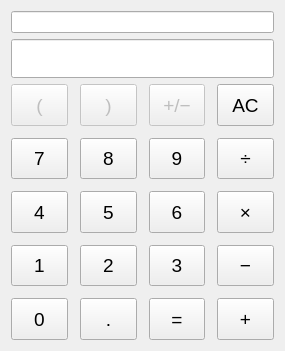
<?xml version="1.0" encoding="UTF-8"?>
<ui version="4.0">
 <class>QCalcWidget</class>
 <widget class="QWidget" name="QCalcWidget">
  <property name="geometry">
   <rect>
    <x>0</x>
    <y>0</y>
    <width>285</width>
    <height>351</height>
   </rect>
  </property>
  <property name="windowTitle">
   <string>Form</string>
  </property>
  <layout class="QVBoxLayout" name="verticalLayout_2">
   <property name="sizeConstraint">
    <enum>QLayout::SetMinimumSize</enum>
   </property>
   <item>
    <widget class="QLineEdit" name="mHistory">
     <property name="alignment">
      <set>Qt::AlignRight|Qt::AlignTrailing|Qt::AlignVCenter</set>
     </property>
     <property name="readOnly">
      <bool>true</bool>
     </property>
    </widget>
   </item>
   <item>
    <widget class="QLineEdit" name="mLineEdit">
     <property name="sizePolicy">
      <sizepolicy hsizetype="Expanding" vsizetype="Fixed">
       <horstretch>0</horstretch>
       <verstretch>0</verstretch>
      </sizepolicy>
     </property>
     <property name="font">
      <font>
       <pointsize>20</pointsize>
      </font>
     </property>
     <property name="text">
      <string/>
     </property>
     <property name="alignment">
      <set>Qt::AlignRight|Qt::AlignTrailing|Qt::AlignVCenter</set>
     </property>
     <property name="readOnly">
      <bool>true</bool>
     </property>
    </widget>
   </item>
   <item>
    <layout class="QGridLayout" name="gridLayout">
     <property name="sizeConstraint">
      <enum>QLayout::SetMinimumSize</enum>
     </property>
     <property name="spacing">
      <number>12</number>
     </property>
     <item row="2" column="0">
      <widget class="QToolButton" name="mButton_4">
       <property name="sizePolicy">
        <sizepolicy hsizetype="MinimumExpanding" vsizetype="MinimumExpanding">
         <horstretch>0</horstretch>
         <verstretch>0</verstretch>
        </sizepolicy>
       </property>
       <property name="font">
        <font>
         <pointsize>14</pointsize>
        </font>
       </property>
       <property name="text">
        <string>4</string>
       </property>
      </widget>
     </item>
     <item row="0" column="0">
      <widget class="QToolButton" name="mButton_LParen">
       <property name="enabled">
        <bool>false</bool>
       </property>
       <property name="sizePolicy">
        <sizepolicy hsizetype="MinimumExpanding" vsizetype="MinimumExpanding">
         <horstretch>0</horstretch>
         <verstretch>0</verstretch>
        </sizepolicy>
       </property>
       <property name="font">
        <font>
         <pointsize>14</pointsize>
        </font>
       </property>
       <property name="text">
        <string>(</string>
       </property>
      </widget>
     </item>
     <item row="3" column="0">
      <widget class="QToolButton" name="mButton_1">
       <property name="sizePolicy">
        <sizepolicy hsizetype="MinimumExpanding" vsizetype="MinimumExpanding">
         <horstretch>0</horstretch>
         <verstretch>0</verstretch>
        </sizepolicy>
       </property>
       <property name="font">
        <font>
         <pointsize>14</pointsize>
        </font>
       </property>
       <property name="text">
        <string>1</string>
       </property>
      </widget>
     </item>
     <item row="0" column="2">
      <widget class="QToolButton" name="mButton_Unknown">
       <property name="enabled">
        <bool>false</bool>
       </property>
       <property name="sizePolicy">
        <sizepolicy hsizetype="MinimumExpanding" vsizetype="MinimumExpanding">
         <horstretch>0</horstretch>
         <verstretch>0</verstretch>
        </sizepolicy>
       </property>
       <property name="font">
        <font>
         <pointsize>14</pointsize>
        </font>
       </property>
       <property name="text">
        <string>+/−</string>
       </property>
      </widget>
     </item>
     <item row="1" column="0">
      <widget class="QToolButton" name="mButton_7">
       <property name="sizePolicy">
        <sizepolicy hsizetype="MinimumExpanding" vsizetype="MinimumExpanding">
         <horstretch>0</horstretch>
         <verstretch>0</verstretch>
        </sizepolicy>
       </property>
       <property name="font">
        <font>
         <pointsize>14</pointsize>
        </font>
       </property>
       <property name="text">
        <string>7</string>
       </property>
      </widget>
     </item>
     <item row="0" column="1">
      <widget class="QToolButton" name="mButton_RightParen">
       <property name="enabled">
        <bool>false</bool>
       </property>
       <property name="sizePolicy">
        <sizepolicy hsizetype="MinimumExpanding" vsizetype="MinimumExpanding">
         <horstretch>0</horstretch>
         <verstretch>0</verstretch>
        </sizepolicy>
       </property>
       <property name="font">
        <font>
         <pointsize>14</pointsize>
        </font>
       </property>
       <property name="text">
        <string>)</string>
       </property>
      </widget>
     </item>
     <item row="0" column="3">
      <widget class="QToolButton" name="mButton_Clear">
       <property name="sizePolicy">
        <sizepolicy hsizetype="MinimumExpanding" vsizetype="MinimumExpanding">
         <horstretch>0</horstretch>
         <verstretch>0</verstretch>
        </sizepolicy>
       </property>
       <property name="font">
        <font>
         <pointsize>14</pointsize>
        </font>
       </property>
       <property name="text">
        <string>AC</string>
       </property>
      </widget>
     </item>
     <item row="4" column="0">
      <widget class="QToolButton" name="mButton_0">
       <property name="sizePolicy">
        <sizepolicy hsizetype="MinimumExpanding" vsizetype="MinimumExpanding">
         <horstretch>0</horstretch>
         <verstretch>0</verstretch>
        </sizepolicy>
       </property>
       <property name="font">
        <font>
         <pointsize>14</pointsize>
        </font>
       </property>
       <property name="text">
        <string>0</string>
       </property>
      </widget>
     </item>
     <item row="1" column="1">
      <widget class="QToolButton" name="mButton_8">
       <property name="sizePolicy">
        <sizepolicy hsizetype="MinimumExpanding" vsizetype="MinimumExpanding">
         <horstretch>0</horstretch>
         <verstretch>0</verstretch>
        </sizepolicy>
       </property>
       <property name="font">
        <font>
         <pointsize>14</pointsize>
        </font>
       </property>
       <property name="text">
        <string>8</string>
       </property>
      </widget>
     </item>
     <item row="2" column="1">
      <widget class="QToolButton" name="mButton_5">
       <property name="sizePolicy">
        <sizepolicy hsizetype="MinimumExpanding" vsizetype="MinimumExpanding">
         <horstretch>0</horstretch>
         <verstretch>0</verstretch>
        </sizepolicy>
       </property>
       <property name="font">
        <font>
         <pointsize>14</pointsize>
        </font>
       </property>
       <property name="text">
        <string>5</string>
       </property>
      </widget>
     </item>
     <item row="3" column="1">
      <widget class="QToolButton" name="mButton_2">
       <property name="sizePolicy">
        <sizepolicy hsizetype="MinimumExpanding" vsizetype="MinimumExpanding">
         <horstretch>0</horstretch>
         <verstretch>0</verstretch>
        </sizepolicy>
       </property>
       <property name="font">
        <font>
         <pointsize>14</pointsize>
        </font>
       </property>
       <property name="text">
        <string>2</string>
       </property>
      </widget>
     </item>
     <item row="4" column="1">
      <widget class="QToolButton" name="mButton_Dot">
       <property name="sizePolicy">
        <sizepolicy hsizetype="MinimumExpanding" vsizetype="MinimumExpanding">
         <horstretch>0</horstretch>
         <verstretch>0</verstretch>
        </sizepolicy>
       </property>
       <property name="font">
        <font>
         <pointsize>14</pointsize>
        </font>
       </property>
       <property name="text">
        <string>.</string>
       </property>
      </widget>
     </item>
     <item row="1" column="2">
      <widget class="QToolButton" name="mButton_9">
       <property name="sizePolicy">
        <sizepolicy hsizetype="MinimumExpanding" vsizetype="MinimumExpanding">
         <horstretch>0</horstretch>
         <verstretch>0</verstretch>
        </sizepolicy>
       </property>
       <property name="font">
        <font>
         <pointsize>14</pointsize>
        </font>
       </property>
       <property name="text">
        <string>9</string>
       </property>
      </widget>
     </item>
     <item row="2" column="2">
      <widget class="QToolButton" name="mButton_6">
       <property name="sizePolicy">
        <sizepolicy hsizetype="MinimumExpanding" vsizetype="MinimumExpanding">
         <horstretch>0</horstretch>
         <verstretch>0</verstretch>
        </sizepolicy>
       </property>
       <property name="font">
        <font>
         <pointsize>14</pointsize>
        </font>
       </property>
       <property name="text">
        <string>6</string>
       </property>
      </widget>
     </item>
     <item row="3" column="2">
      <widget class="QToolButton" name="mButton_3">
       <property name="sizePolicy">
        <sizepolicy hsizetype="MinimumExpanding" vsizetype="MinimumExpanding">
         <horstretch>0</horstretch>
         <verstretch>0</verstretch>
        </sizepolicy>
       </property>
       <property name="font">
        <font>
         <pointsize>14</pointsize>
        </font>
       </property>
       <property name="text">
        <string>3</string>
       </property>
      </widget>
     </item>
     <item row="1" column="3">
      <widget class="QToolButton" name="mButton_Divide">
       <property name="sizePolicy">
        <sizepolicy hsizetype="MinimumExpanding" vsizetype="MinimumExpanding">
         <horstretch>0</horstretch>
         <verstretch>0</verstretch>
        </sizepolicy>
       </property>
       <property name="font">
        <font>
         <pointsize>14</pointsize>
        </font>
       </property>
       <property name="text">
        <string>÷</string>
       </property>
      </widget>
     </item>
     <item row="2" column="3">
      <widget class="QToolButton" name="mButton_Multiply">
       <property name="sizePolicy">
        <sizepolicy hsizetype="MinimumExpanding" vsizetype="MinimumExpanding">
         <horstretch>0</horstretch>
         <verstretch>0</verstretch>
        </sizepolicy>
       </property>
       <property name="font">
        <font>
         <pointsize>14</pointsize>
        </font>
       </property>
       <property name="text">
        <string>×</string>
       </property>
      </widget>
     </item>
     <item row="3" column="3">
      <widget class="QToolButton" name="mButton_Subtract">
       <property name="sizePolicy">
        <sizepolicy hsizetype="MinimumExpanding" vsizetype="MinimumExpanding">
         <horstretch>0</horstretch>
         <verstretch>0</verstretch>
        </sizepolicy>
       </property>
       <property name="font">
        <font>
         <pointsize>14</pointsize>
        </font>
       </property>
       <property name="text">
        <string>−</string>
       </property>
      </widget>
     </item>
     <item row="4" column="2">
      <widget class="QToolButton" name="mButton_Answer">
       <property name="sizePolicy">
        <sizepolicy hsizetype="MinimumExpanding" vsizetype="MinimumExpanding">
         <horstretch>0</horstretch>
         <verstretch>0</verstretch>
        </sizepolicy>
       </property>
       <property name="font">
        <font>
         <pointsize>14</pointsize>
        </font>
       </property>
       <property name="text">
        <string>=</string>
       </property>
      </widget>
     </item>
     <item row="4" column="3">
      <widget class="QToolButton" name="mButton_Plus">
       <property name="sizePolicy">
        <sizepolicy hsizetype="MinimumExpanding" vsizetype="MinimumExpanding">
         <horstretch>0</horstretch>
         <verstretch>0</verstretch>
        </sizepolicy>
       </property>
       <property name="font">
        <font>
         <pointsize>14</pointsize>
        </font>
       </property>
       <property name="text">
        <string>+</string>
       </property>
      </widget>
     </item>
    </layout>
   </item>
  </layout>
 </widget>
 <resources/>
 <connections/>
</ui>
